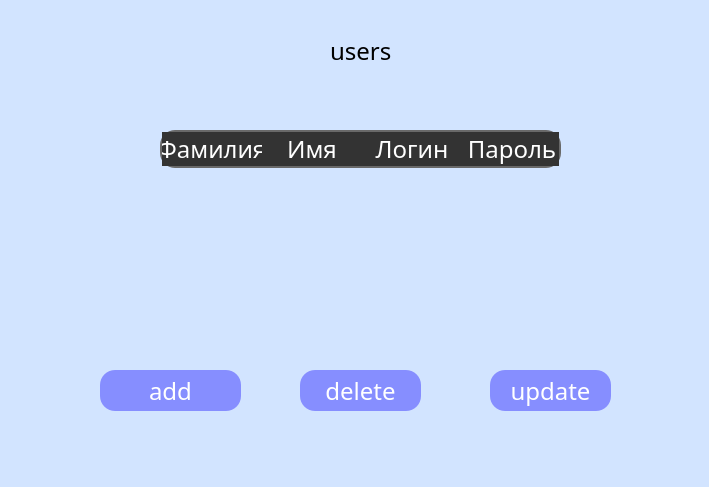
<?xml version="1.0" encoding="UTF-8"?>
<ui version="4.0">
 <class>Form</class>
 <widget class="QWidget" name="Form">
  <property name="geometry">
   <rect>
    <x>0</x>
    <y>0</y>
    <width>709</width>
    <height>487</height>
   </rect>
  </property>
  <property name="windowTitle">
   <string>Form</string>
  </property>
  <property name="styleSheet">
   <string notr="true">QTableWidget 
{
	color:white;
	background-color:#333;
	selection-color:green;
	font: 700 8pt &quot;Arial&quot;;
	selection-background-color:#FF0000;
	gridline-color:#DC143C
}

QTableWidget::item:selected
{
	color:white;
	background-color:#A52A2A;
}

QHeaderView 
{
	border:none;
	font: 700 8pt &quot;Arial&quot;;
	background-color:#333;
	color:white;
	border:2px solid #696969;
}

QHeaderView::section 
{
	border:none;
	font: 700 8pt &quot;Arial&quot;;
	background-color:#333;
	color:white;
}
*{
	font-family:century gothic;
	font-size:24px;
}

QFrame {
	background:#333;
	border-radius:15px;
}

QPushButton 
{
	background:red;
	border-radius:60px;
}
QToolButton 
{
	background:red;
	border-radius:50px;
}

QPushButton 
{
	color:white;
	border-radius:15px;
}

QPushButton:hover 
{
	color:#333;
	border-radius:15px;
	background:#49ebff;
}

QLineEdit 
{
	background:transparent;
	border:none;
	color:#717072;
	border-bottom:1px solid #717072;
	background-color: rgb(205, 255, 247);
}
QWidget
{
	background-color: rgb(210, 228, 255);
}</string>
  </property>
  <widget class="QPushButton" name="pushButton">
   <property name="geometry">
    <rect>
     <x>100</x>
     <y>370</y>
     <width>141</width>
     <height>41</height>
    </rect>
   </property>
   <property name="styleSheet">
    <string notr="true">
QPushButton 
{
	background:#868eff;
	border-radius:60px;
}
QToolButton 
{
	background:#868eff;
	border-radius:50px;
}

QPushButton 
{
	color:white;
	border-radius:15px;
}
QPushButton:hover 
{
	color:#333;
	border-radius:15px;
	background:#49ebff;
}</string>
   </property>
   <property name="text">
    <string>add</string>
   </property>
  </widget>
  <widget class="QPushButton" name="pushButton_2">
   <property name="geometry">
    <rect>
     <x>300</x>
     <y>370</y>
     <width>121</width>
     <height>41</height>
    </rect>
   </property>
   <property name="styleSheet">
    <string notr="true">
QPushButton 
{
	background:#868eff;
	border-radius:60px;
}
QToolButton 
{
	background:#868eff;
	border-radius:50px;
}

QPushButton 
{
	color:white;
	border-radius:15px;
}
QPushButton:hover 
{
	color:#333;
	border-radius:15px;
	background:#49ebff;
}</string>
   </property>
   <property name="text">
    <string>delete</string>
   </property>
  </widget>
  <widget class="QPushButton" name="pushButton_3">
   <property name="geometry">
    <rect>
     <x>490</x>
     <y>370</y>
     <width>121</width>
     <height>41</height>
    </rect>
   </property>
   <property name="styleSheet">
    <string notr="true">
QPushButton 
{
	background:#868eff;
	border-radius:60px;
}
QToolButton 
{
	background:#868eff;
	border-radius:50px;
}

QPushButton 
{
	color:white;
	border-radius:15px;
}
QPushButton:hover 
{
	color:#333;
	border-radius:15px;
	background:#49ebff;
}</string>
   </property>
   <property name="text">
    <string>update</string>
   </property>
  </widget>
  <widget class="QTableWidget" name="tableWidget">
   <property name="geometry">
    <rect>
     <x>160</x>
     <y>130</y>
     <width>401</width>
     <height>201</height>
    </rect>
   </property>
   <column>
    <property name="text">
     <string>Фамилия</string>
    </property>
   </column>
   <column>
    <property name="text">
     <string>Имя</string>
    </property>
   </column>
   <column>
    <property name="text">
     <string>Логин</string>
    </property>
   </column>
   <column>
    <property name="text">
     <string>Пароль</string>
    </property>
   </column>
  </widget>
  <widget class="QLabel" name="label">
   <property name="geometry">
    <rect>
     <x>330</x>
     <y>40</y>
     <width>81</width>
     <height>21</height>
    </rect>
   </property>
   <property name="text">
    <string>users</string>
   </property>
  </widget>
 </widget>
 <resources/>
 <connections/>
</ui>
